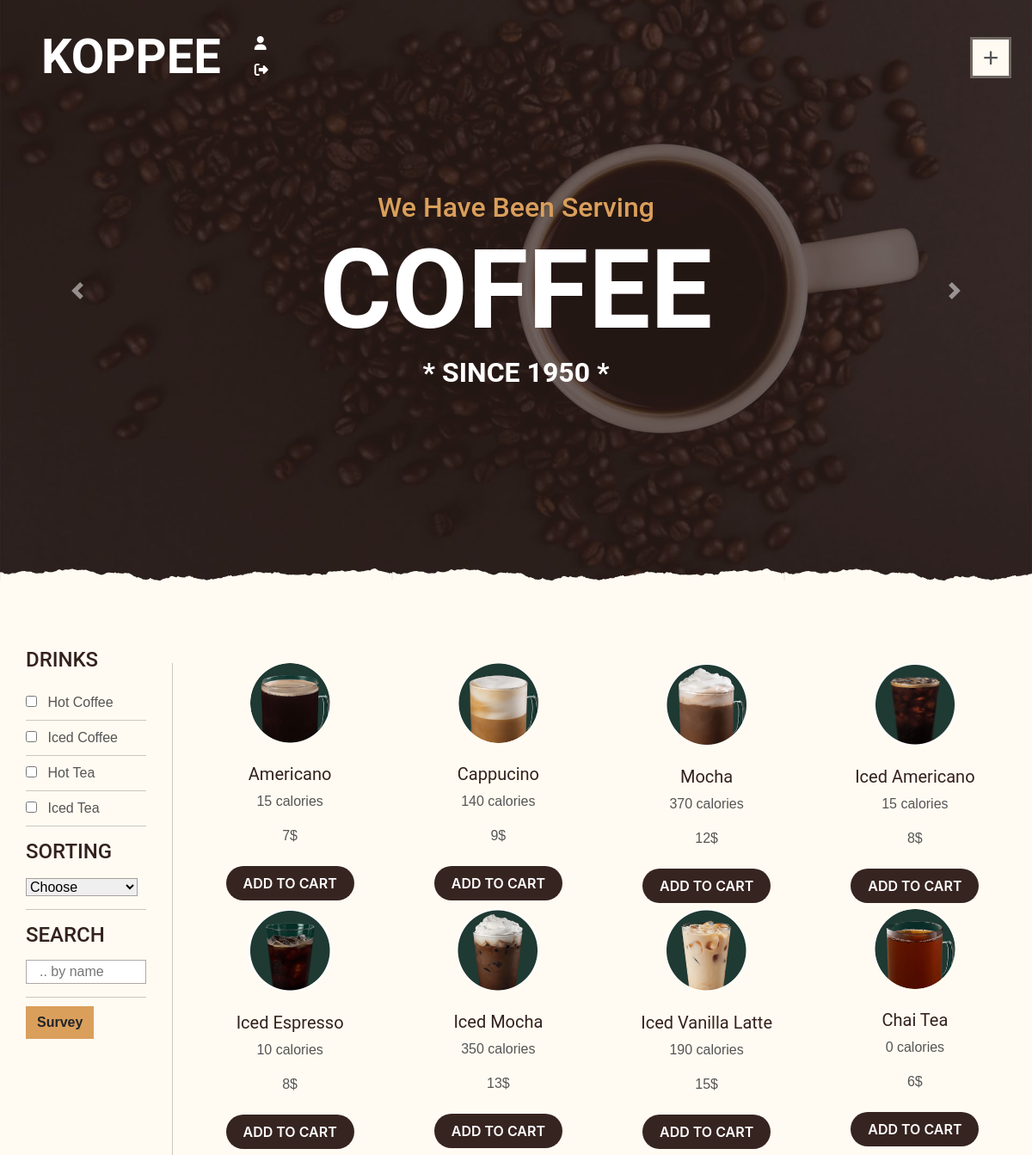
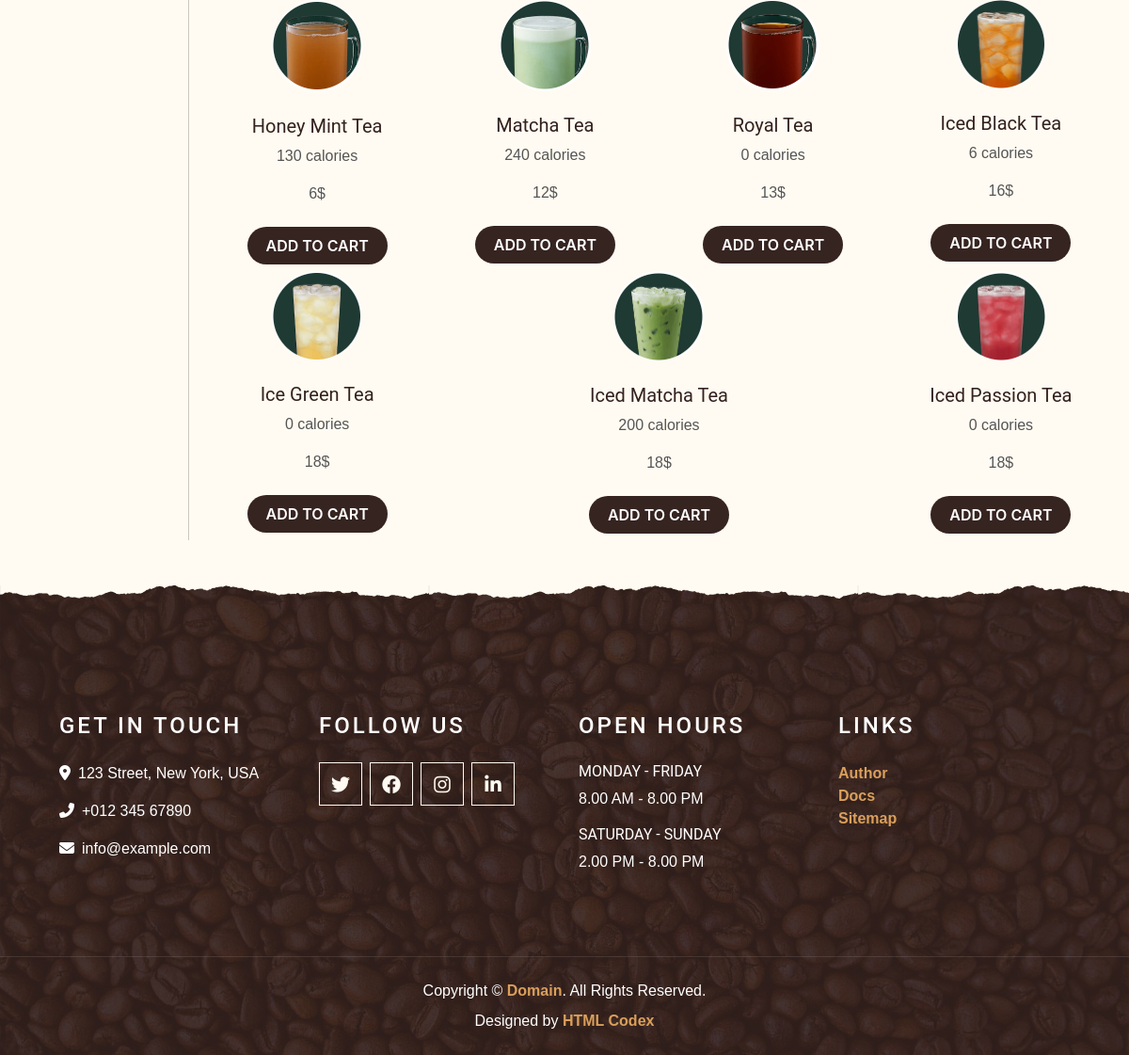
Page /menu.php on the committed database (2 pictures, top to bottom).
### tables this page shows
CREATE TABLE `kategorija` (
  `idKat` int(11) NOT NULL,
  `nazivKat` varchar(50) NOT NULL
);

CREATE TABLE `proizvodi` (
  `idProizvod` int(11) NOT NULL,
  `nazivProizvod` varchar(50) NOT NULL,
  `slikaProizvod` varchar(50) NOT NULL,
  `kalorije` varchar(50) NOT NULL,
  `cena` decimal(10,0) NOT NULL,
  `opis` varchar(300) NOT NULL,
  `idKat` int(11) NOT NULL
);

### menu.php (the view, shortened to what this page needs)
<!DOCTYPE html>
<html lang="en">
<?php
    include "konekcija/konekcija.php";
    $upitProizvodi = "SELECT * FROM proizvodi";
    $pripremaProizvod = $conn -> prepare($upitProizvodi);
    $pripremaProizvod -> execute();
    $rezultatProizvod = $pripremaProizvod -> fetchAll();
?>
<?php
    include "head.php";
?>
<body>
    <div id='navbar' class="container-fluid p-4 nav-bar">
        <a href="index.php" class="navbar-brand px-lg-4 m-0">
            <h1 class="m-0 display-4 text-uppercase text-white">KOPPEE</h1>
        </a>
        <div class="num-cart col" >
          <?php
            include "logout.php";
          ?>
        </div>
        <div id="burger" >
            +
        </div>
    </div>
     <div class="container-fluid p-0 mb-5">
        <div id="blog-carousel" class="carousel slide overlay-bottom" data-ride="carousel">
            <div class="carousel-inner">
                <div class="carousel-item active">
                    <img class="w-100" src="assets/img/carousel-1.jpg" alt="Image">
                    <div class="carousel-caption d-flex flex-column align-items-center justify-content-center">
                        <h2 class="text-primary font-weight-medium m-0">We Have Been Serving</h2>
                        <h1 class="display-1 text-white m-0">COFFEE</h1>
                        <h2 class="text-white m-0">* SINCE 1950 *</h2>
                    </div>
                </div>
            </div>
            <a class="carousel-control-prev" href="#blog-carousel" data-slide="prev">
                <span class="carousel-control-prev-icon"></span>
            </a>
            <a class="carousel-control-next" href="#blog-carousel" data-slide="next">
                <span class="carousel-control-next-icon"></span>
            </a>
        </div>
    </div>
     <div id="coffee-menu ">
         <div class="menu row m-0 ">
            <div class="filter-column col-md-12 col-lg-2  ">
                <div class="filter col">
                    <div id="category">
                    <h4>DRINKS</h4>
                    <?php
                        include "konekcija/konekcija.php";
                        $upitKat = "SELECT * FROM kategorija";
                        $pripremaKat = $conn -> prepare($upitKat);
                        $pripremaKat -> execute();
                        $rezultatKat = $pripremaKat -> fetchAll();
                        foreach($rezultatKat as $stavkaKat):
                    ?>
                    <ul>
                        <li><input type="checkbox" value='<?= $stavkaKat -> idKat?>' name="kategorije" class="caffee-filter kat">
                        <label class="check"><?= $stavkaKat -> nazivKat?></label>
                        </li>
                    </ul>
                    <?php
                        endforeach;
                    ?>
                     </div>
                    <div id="sort-price">
                        <h4>SORTING</h4>
                        <select id="sort"><option value="0">Choose</option>
                        </select>
                    </div>
                    <div class="search">
                        <h4>SEARCH</h4>
                        <input type="text" id="search-input" class="col" placeholder=".. by name" name="search-input"/>
                    </div>
                    <div id="anketa">
                        <button class="btn btn-primary anketaBtn" id="btnAnketa">
                        Survey
                        </button>
                    </div>
                </div>
            </div>
    <div class=" coffee-column col-md-12 col-lg-10 mt-0 mt-md-5" id="products">
                    <?php
                        foreach($rezultatProizvod as $stavkaProizvod):
                    ?>
                    <div class="card drinks col-sm-3 align-items-center  " >
                    <a href="proizvod.php?id= <?= $stavkaProizvod->idProizvod ?>" class="slikaPr">
                    <img src="assets/<?= $stavkaProizvod -> slikaProizvod?>" alt="<?= $stavkaProizvod -> nazivProizvod?>" class="rounded-circle mb-3 mb-sm-0 img-fluid"/> </a> <br>
                    <h5><?= $stavkaProizvod -> nazivProizvod?></h5>
                    <p> <?= $stavkaProizvod -> kalorije?> calories </p>
                    <p> <?= $stavkaProizvod -> cena?>$</p>
                    <div class="btn">
                    <button  type="button" class="btn-Cart add" data-id="<?= $stavkaProizvod -> idProizvod?>"> ADD TO CART</button>
                </div>
            </div>
                    <?php
                        endforeach;
                    ?>
            </div>
        </div>
    </div>
     <?php
        include "footer.php";
    ?>
</body>
</html>

### head.php (shortened to what this page needs)
<head>
    <link href="https://cdnjs.cloudflare.com/ajax/libs/font-awesome/5.10.0/css/all.min.css" rel="stylesheet">
    <link rel="stylesheet" href="https://cdnjs.cloudflare.com/ajax/libs/font-awesome/6.3.0/css/all.min.css" />
    <link href="lib/owlcarousel/assets/owl.carousel.min.css" rel="stylesheet">
    <link href="lib/tempusdominus/css/tempusdominus-bootstrap-4.min.css" rel="stylesheet" />
    <link href="css/style.min.css" rel="stylesheet">
    <link rel="stylesheet" href="scss/style.css">
</head>

### logout.php (shortened to what this page needs)
<p class="user">
        <i class="fa-solid fa-user  shopping-cart  align-items-right"></i>
            ?> <br>
        <i class="fa-solid fa-right-from-bracket" id="logout"></i>
</p>

### footer.php (shortened to what this page needs)
<div class="container-fluid footer text-white mt-5 pt-5 px-0 position-relative overlay-top">
        <div class="row mx-0 pt-5 px-sm-3 px-lg-5 mt-4">
            <div class="col-lg-3 col-md-6 mb-5">
                <h4 class="text-white text-uppercase mb-4" style="letter-spacing: 3px;">Get In Touch</h4>
                <p><i class="fa fa-map-marker-alt mr-2"></i>123 Street, New York, USA</p>
                <p><i class="fa fa-phone-alt mr-2"></i>+012 345 67890</p>
                <p class="m-0"><i class="fa fa-envelope mr-2"></i>info@example.com</p>
            </div>
            <div class="col-lg-3 col-md-6 mb-5" >
                <h4 class="text-white text-uppercase mb-4"
                style="letter-spacing: 3px;">Follow Us</h4>
                <div class="d-flex justify-content-start" id="social">
                <a class="btn btn-lg btn-outline-light btn-lg-square mr-2" href="https://www.twitter.com"><i class="fab fa-twitter"></i></a>
                <a class="btn btn-lg btn-outline-light btn-lg-square mr-2" href="https://www.facebook.com"><i class="fab fa-facebook"></i></a>
                <a class="btn btn-lg btn-outline-light btn-lg-square mr-2" href="https://www.instagram.com"><i class="fab fa-instagram"></i></a>
                <a class="btn btn-lg btn-outline-light btn-lg-square mr-2" href="https://www.linkedin.com/"><i class="fab fa-linkedin-in"></i></a>
                </div>
            </div>
            <div class="col-lg-3 col-md-6 mb-5">
                <h4 class="text-white text-uppercase mb-4" style="letter-spacing: 3px;">Open Hours</h4>
                <div>
                    <h6 class="text-white text-uppercase">Monday - Friday</h6>
                    <p>8.00 AM - 8.00 PM</p>
                    <h6 class="text-white text-uppercase">Saturday - Sunday</h6>
                    <p>2.00 PM - 8.00 PM</p>
                </div>
            </div>
            <div class="col-lg-3 col-md-6 mb-5">
                <h4 class="text-white text-uppercase mb-4" style="letter-spacing: 3px;">LINKS</h4>
                <div class="w-100">
                    <a href="https://stanojlovickatarina.netlify.app/" class="font-weight-bold">Author</a> <br>
                    <a href="web2.pdf" class="font-weight-bold">Docs</a> <br>
                    <a href="sitemap.xml" class="font-weight-bold">Sitemap</a>
                </div>
            </div>
        </div>
        <div class="container-fluid text-center text-white border-top mt-4 py-4 px-sm-3 px-md-5" style="border-color: rgba(256, 256, 256, .1) !important;">
            <p class="mb-2 text-white">Copyright &copy; <a class="font-weight-bold" href="#">Domain</a>. All Rights Reserved.</a></p>
            <p class="m-0 text-white">Designed by <a class="font-weight-bold" href="https://htmlcodex.com">HTML Codex</a></p>
        </div>
    </div>

### rows in the picture
kategorija: nazivKat "Hot Coffee"
kategorija: nazivKat "Iced Coffee"
kategorija: nazivKat "Hot Tea"
kategorija: nazivKat "Iced Tea"
proizvodi: slikaProizvod (picture), nazivProizvod "Americano", kalorije "15", cena "7"
proizvodi: slikaProizvod (picture), nazivProizvod "Cappucino", kalorije "140", cena "9"
proizvodi: slikaProizvod (picture), nazivProizvod "Mocha", kalorije "370", cena "12"
proizvodi: slikaProizvod (picture), nazivProizvod "Iced Americano", kalorije "15", cena "8"
proizvodi: slikaProizvod (picture), nazivProizvod "Iced Espresso", kalorije "10", cena "8"
proizvodi: slikaProizvod (picture), nazivProizvod "Iced Mocha", kalorije "350", cena "13"
proizvodi: slikaProizvod (picture), nazivProizvod "Iced Vanilla Latte", kalorije "190", cena "15"
proizvodi: slikaProizvod (picture), nazivProizvod "Chai Tea", kalorije "0", cena "6"
proizvodi: slikaProizvod (picture), nazivProizvod "Honey Mint Tea", kalorije "130", cena "6"
proizvodi: slikaProizvod (picture), nazivProizvod "Matcha Tea", kalorije "240", cena "12"
proizvodi: slikaProizvod (picture), nazivProizvod "Royal Tea", kalorije "0", cena "13"
proizvodi: slikaProizvod (picture), nazivProizvod "Iced Black Tea", kalorije "6", cena "16"
proizvodi: slikaProizvod (picture), nazivProizvod "Ice Green Tea", kalorije "0", cena "18"
proizvodi: slikaProizvod (picture), nazivProizvod "Iced Matcha Tea", kalorije "200", cena "18"
proizvodi: slikaProizvod (picture), nazivProizvod "Iced Passion Tea", kalorije "0", cena "18"
